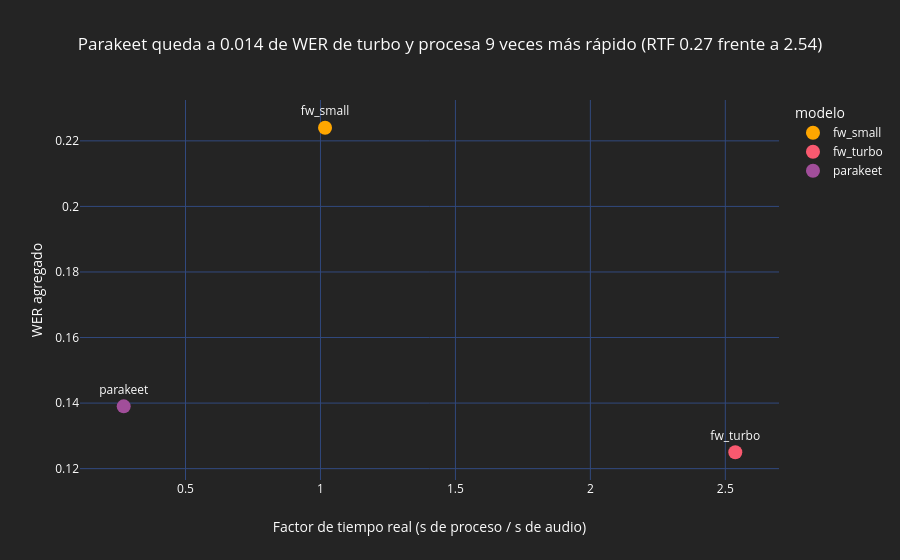

The notebook cell this image was saved under:
### Markdown cell above
## 7. Comparativa y decisión

### Code cell
cer_t["modalidad"], wer_t["modalidad"] = "OCR (CER)", "ASR (WER)"
costo = {"paddle_base": "local, CPU", "paddle_sin_geo": "local, CPU", "gemini_vlm": "API en la nube (envía la imagen)",
         "fw_small": "local, CPU · 244 M parámetros", "fw_turbo": "local, CPU · 809 M parámetros", "parakeet": "local, CPU · 600 M parámetros"}
comparativa = pd.concat([cer_t, wer_t], ignore_index=True)
comparativa["costo"] = comparativa.modelo.map(costo)
cols = ["modalidad", "modelo", "agregado", "media_por_archivo", "seg_por_archivo", "rtf", "carga_seg", "cer_lineas_ordenadas", "costo"]
display(comparativa.reindex(columns=cols))
fig = px.scatter(wer_t, x="rtf", y="agregado", text="modelo", color="modelo", color_discrete_map=paleta.COLORES_MODELO,
                 labels={"rtf": "Factor de tiempo real (s de proceso / s de audio)", "agregado": "WER agregado"},
                 title=TITULO_RTF)
fig.update_traces(textposition="top center", marker_size=14)
fig.show()

### Figure 1 — Plotly figure (JSON) as saved in the notebook; plotly's stock layout.template omitted (floating-point values rounded to 4 significant figures)
{"data": [{"hovertemplate": "modelo=%{text}<br>Factor de tiempo real (s de proceso / s de audio)=%{x}<br>WER agregado=%{y}<extra></extra>", "legendgroup": "fw_small", "marker": {"color": "#ffa600", "size": 14, "symbol": "circle"}, "mode": "markers+text", "name": "fw_small", "orientation": "v", "showlegend": true, "text": ["fw_small"], "textposition": "top center", "type": "scatter", "x": [1.017], "xaxis": "x", "y": [0.224], "yaxis": "y"}, {"hovertemplate": "modelo=%{text}<br>Factor de tiempo real (s de proceso / s de audio)=%{x}<br>WER agregado=%{y}<extra></extra>", "legendgroup": "fw_turbo", "marker": {"color": "#f9596f", "size": 14, "symbol": "circle"}, "mode": "markers+text", "name": "fw_turbo", "orientation": "v", "showlegend": true, "text": ["fw_turbo"], "textposition": "top center", "type": "scatter", "x": [2.537], "xaxis": "x", "y": [0.125], "yaxis": "y"}, {"hovertemplate": "modelo=%{text}<br>Factor de tiempo real (s de proceso / s de audio)=%{x}<br>WER agregado=%{y}<extra></extra>", "legendgroup": "parakeet", "marker": {"color": "#a14e9a", "size": 14, "symbol": "circle"}, "mode": "markers+text", "name": "parakeet", "orientation": "v", "showlegend": true, "text": ["parakeet"], "textposition": "top center", "type": "scatter", "x": [0.271], "xaxis": "x", "y": [0.139], "yaxis": "y"}], "layout": {"legend": {"title": {"text": "modelo"}, "tracegroupgap": 0}, "title": {"text": "Parakeet queda a 0.014 de WER de turbo y procesa 9 veces más rápido (RTF 0.27 frente a 2.54)"}, "xaxis": {"anchor": "y", "domain": [0.0, 1.0], "title": {"text": "Factor de tiempo real (s de proceso / s de audio)"}}, "yaxis": {"anchor": "x", "domain": [0.0, 1.0], "title": {"text": "WER agregado"}}}}
